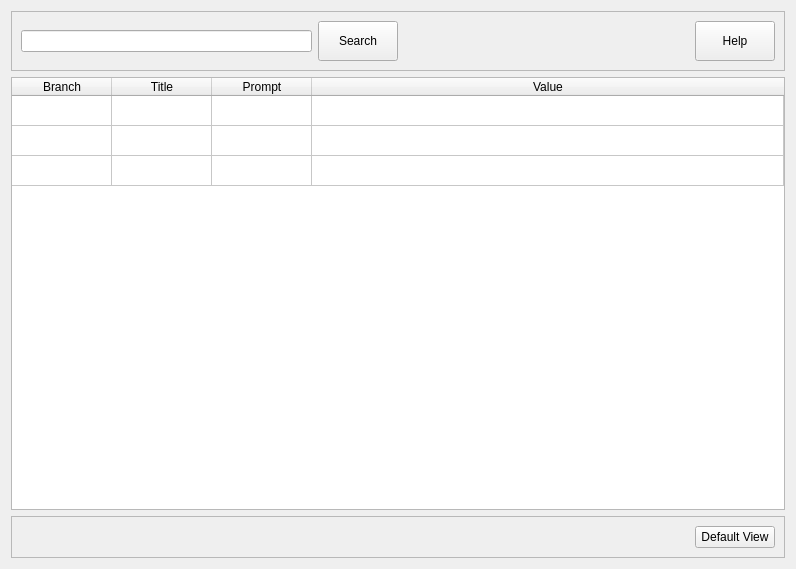
<?xml version="1.0" encoding="UTF-8"?>
<ui version="4.0">
 <class>DecisionWidget</class>
 <widget class="QWidget" name="DecisionWidget">
  <property name="geometry">
   <rect>
    <x>0</x>
    <y>0</y>
    <width>796</width>
    <height>569</height>
   </rect>
  </property>
  <property name="windowTitle">
   <string>Form</string>
  </property>
  <layout class="QVBoxLayout" name="verticalLayout">
   <item>
    <widget class="QFrame" name="frame_2">
     <property name="sizePolicy">
      <sizepolicy hsizetype="Preferred" vsizetype="Maximum">
       <horstretch>0</horstretch>
       <verstretch>0</verstretch>
      </sizepolicy>
     </property>
     <property name="frameShape">
      <enum>QFrame::StyledPanel</enum>
     </property>
     <property name="frameShadow">
      <enum>QFrame::Raised</enum>
     </property>
     <layout class="QHBoxLayout" name="horizontalLayout">
      <item>
       <widget class="QLineEdit" name="lineEdit_search"/>
      </item>
      <item>
       <widget class="QPushButton" name="pushButton_search">
        <property name="minimumSize">
         <size>
          <width>0</width>
          <height>40</height>
         </size>
        </property>
        <property name="text">
         <string>Search</string>
        </property>
       </widget>
      </item>
      <item>
       <spacer name="horizontalSpacer">
        <property name="orientation">
         <enum>Qt::Horizontal</enum>
        </property>
        <property name="sizeHint" stdset="0">
         <size>
          <width>40</width>
          <height>20</height>
         </size>
        </property>
       </spacer>
      </item>
      <item>
       <widget class="QPushButton" name="pushButton_help">
        <property name="minimumSize">
         <size>
          <width>0</width>
          <height>40</height>
         </size>
        </property>
        <property name="text">
         <string>Help</string>
        </property>
        <property name="icon">
         <iconset resource="resources.qrc">
          <normaloff>:/icons/resources/book.png</normaloff>:/icons/resources/book.png</iconset>
        </property>
        <property name="iconSize">
         <size>
          <width>32</width>
          <height>32</height>
         </size>
        </property>
       </widget>
      </item>
     </layout>
    </widget>
   </item>
   <item>
    <widget class="QTableWidget" name="tableWidget">
     <attribute name="horizontalHeaderStretchLastSection">
      <bool>true</bool>
     </attribute>
     <attribute name="verticalHeaderVisible">
      <bool>false</bool>
     </attribute>
     <attribute name="verticalHeaderStretchLastSection">
      <bool>false</bool>
     </attribute>
     <row>
      <property name="text">
       <string>New Row</string>
      </property>
     </row>
     <row>
      <property name="text">
       <string>New Row</string>
      </property>
     </row>
     <row>
      <property name="text">
       <string>New Row</string>
      </property>
     </row>
     <column>
      <property name="text">
       <string>Branch</string>
      </property>
     </column>
     <column>
      <property name="text">
       <string>Title</string>
      </property>
     </column>
     <column>
      <property name="text">
       <string>Prompt</string>
      </property>
     </column>
     <column>
      <property name="text">
       <string>Value</string>
      </property>
     </column>
     <item row="0" column="0">
      <property name="text">
       <string/>
      </property>
     </item>
     <item row="1" column="0">
      <property name="text">
       <string/>
      </property>
     </item>
    </widget>
   </item>
   <item>
    <widget class="QFrame" name="frame">
     <property name="frameShape">
      <enum>QFrame::StyledPanel</enum>
     </property>
     <property name="frameShadow">
      <enum>QFrame::Raised</enum>
     </property>
     <layout class="QHBoxLayout" name="horizontalLayout_2">
      <item>
       <spacer name="horizontalSpacer_2">
        <property name="orientation">
         <enum>Qt::Horizontal</enum>
        </property>
        <property name="sizeHint" stdset="0">
         <size>
          <width>40</width>
          <height>20</height>
         </size>
        </property>
       </spacer>
      </item>
      <item>
       <widget class="QPushButton" name="pushButton_defaultView">
        <property name="text">
         <string>Default View</string>
        </property>
       </widget>
      </item>
     </layout>
    </widget>
   </item>
  </layout>
 </widget>
 <resources>
  <include location="resources.qrc"/>
 </resources>
 <connections/>
</ui>
